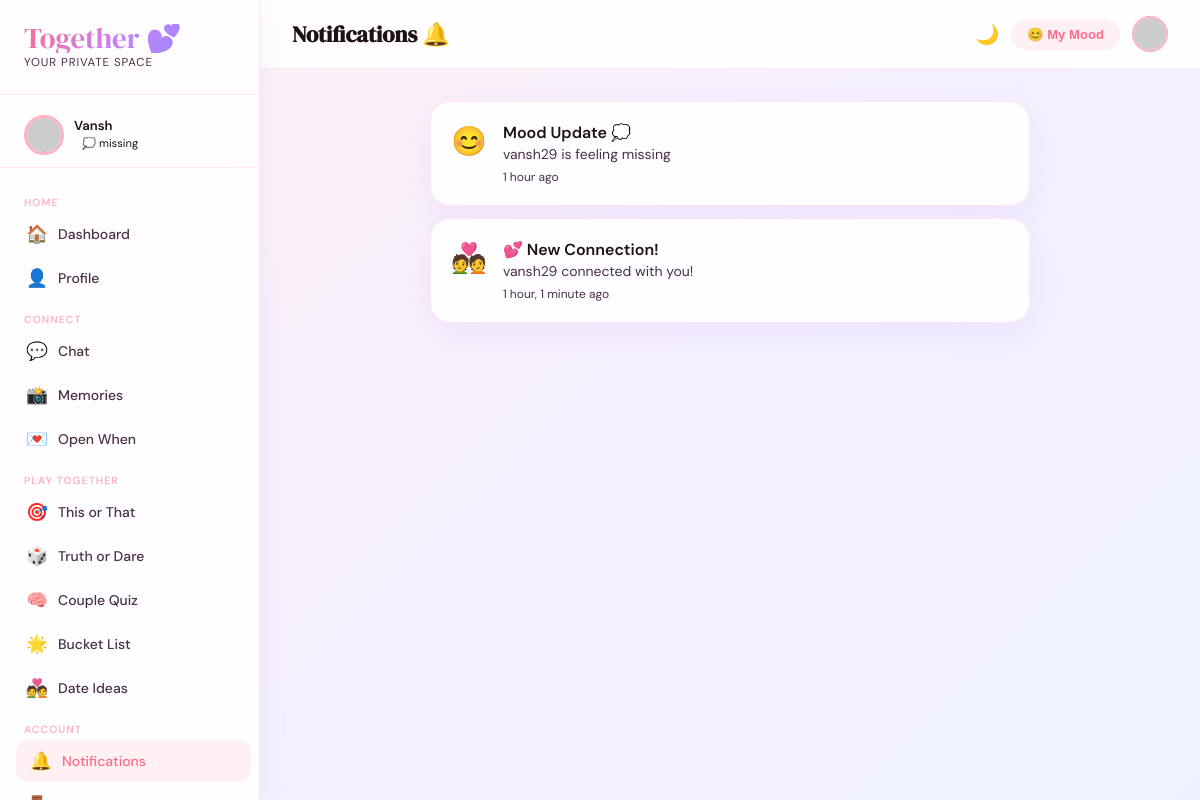
Screenshot of /features/notifications/ (signed in) with the database file from the repository.
### accounts/models.py (models this page shows, shortened)
class User(AbstractUser):
    avatar = models.ImageField(upload_to='avatars/', null=True, blank=True)
    bio = models.TextField(blank=True)
    nickname = models.CharField(max_length=50, blank=True)
    invite_code = models.UUIDField(default=uuid.uuid4, unique=True, editable=False)
    partner = models.OneToOneField('self', null=True, blank=True, on_delete=models.SET_NULL, related_name='partner_of')
    couple_since = models.DateField(null=True, blank=True)
    anniversary = models.DateField(null=True, blank=True)
    next_meeting = models.DateField(null=True, blank=True)
    current_mood = models.CharField(max_length=50, blank=True, default='happy')
    mood_message = models.CharField(max_length=200, blank=True)
    streak_count = models.IntegerField(default=0)
    last_active = models.DateTimeField(auto_now=True)
    theme_preference = models.CharField(max_length=20, default='light', choices=[('light','Light'),('dark','Dark')])
    def get_avatar_url(self):
        if self.avatar:
            return self.avatar.url
        return f"https://api.dicebear.com/7.x/adventurer/svg?seed={self.username}"
    def is_coupled(self):
        return self.partner is not None

### features/models.py (models this page shows)
class Notification(models.Model):
    user = models.ForeignKey(settings.AUTH_USER_MODEL, on_delete=models.CASCADE)
    title = models.CharField(max_length=200)
    message = models.TextField()
    notif_type = models.CharField(max_length=30, default='general')
    is_read = models.BooleanField(default=False)
    created_at = models.DateTimeField(auto_now_add=True)
    class Meta:
        ordering = ['-created_at']

### features/views.py (the view)
@login_required
def notifications(request):
    notifs = Notification.objects.filter(user=request.user)
    notifs.filter(is_read=False).update(is_read=True)
    return render(request, 'features/notifications.html', {'notifications': notifs})

### templates/features/notifications.html (shortened to what this page needs)
{% extends 'base.html' %}
{% block nav_notif %}active{% endblock %}
{% block page_title %}Notifications 🔔{% endblock %}
{% block content %}
{% load static %}
<div style="max-width:600px;margin:0 auto;" class="fade-in">
  {% if notifications %}
  <div style="display:flex;flex-direction:column;gap:12px;">
    {% for notif in notifications %}
    <div class="glass-card" style="padding:20px;display:flex;align-items:flex-start;gap:16px;{% if not notif.is_read %}border-left:3px solid var(--rose);{% endif %}">
      <div style="font-size:1.8rem;flex-shrink:0;">
        {% if notif.notif_type == 'couple' %}💑
        {% elif notif.notif_type == 'mood' %}😊
        {% elif notif.notif_type == 'open_when' %}💌
        {% elif notif.notif_type == 'memory' %}📸
        {% else %}🔔{% endif %}
      </div>
      <div style="flex:1;">
        <div style="font-weight:600;color:var(--ink);margin-bottom:2px;">{{ notif.title }}</div>
        <div style="color:var(--ink-soft);font-size:0.875rem;margin-bottom:6px;">{{ notif.message }}</div>
        <div style="font-size:0.75rem;color:var(--ink-soft);">{{ notif.created_at|timesince }} ago</div>
      </div>
    </div>
    {% endfor %}
  </div>
  {% endif %}
</div>
{% endblock %}

### templates/base.html (shortened to what this page needs)
<!DOCTYPE html>
<html lang="en" data-theme="{{ request.user.theme_preference|default:'light' }}">
<head>
  <link rel="stylesheet" href="https://cdnjs.cloudflare.com/ajax/libs/font-awesome/6.5.0/css/all.min.css">
  {% load static %}
  <link rel="stylesheet" href="{% static 'css/together.css' %}">
</head>
<body>
{% if user.is_authenticated %}
<aside class="sidebar" id="sidebar">
  <div class="sidebar-logo">
    <div class="brand">Together 💕</div>
    <div class="tagline">your private space</div>
  </div>
  {% if user.is_coupled %}
  <div style="padding: 12px 24px; border-bottom: 1px solid var(--card-border); margin-bottom: 8px;">
    <div style="display:flex;align-items:center;gap:10px;">
      <img src="{{ user.partner.get_avatar_url }}" alt="partner" class="partner-avatar" style="width:40px;height:40px;">
      <div>
        <div style="font-size:0.82rem;font-weight:600;color:var(--ink);">{{ user.partner.first_name|default:user.partner.username }}</div>
        <div class="partner-mood" style="font-size:0.7rem;padding:2px 8px;">
          {% if user.partner.current_mood == 'happy' %}😊
          {% elif user.partner.current_mood == 'missing' %}💭
          {% elif user.partner.current_mood == 'busy' %}💼
          {% elif user.partner.current_mood == 'tired' %}😴
          {% elif user.partner.current_mood == 'sad' %}😢
          {% elif user.partner.current_mood == 'excited' %}🎉
          {% elif user.partner.current_mood == 'love' %}❤️
          {% else %}✨{% endif %}
          {{ user.partner.current_mood|default:"online" }}
        </div>
      </div>
    </div>
  </div>
  {% endif %}
  <nav class="sidebar-nav">
    <div class="nav-section-title">Home</div>
    <a href="{% url 'dashboard' %}" class="nav-link {% block nav_dashboard %}{% endblock %}">
      <span class="icon">🏠</span> Dashboard
    </a>
    <a href="{% url 'profile' %}" class="nav-link {% block nav_profile %}{% endblock %}">
      <span class="icon">👤</span> Profile
    </a>
    <div class="nav-section-title">Connect</div>
    <a href="{% url 'chat' %}" class="nav-link {% block nav_chat %}{% endblock %}">
      <span class="icon">💬</span> Chat
    </a>
    <a href="{% url 'memory_list' %}" class="nav-link {% block nav_memories %}{% endblock %}">
      <span class="icon">📸</span> Memories
    </a>
    <a href="{% url 'open_when_list' %}" class="nav-link {% block nav_openwhen %}{% endblock %}">
      <span class="icon">💌</span> Open When
    </a>
    <div class="nav-section-title">Play Together</div>
    <a href="{% url 'this_or_that' %}" class="nav-link {% block nav_tot %}{% endblock %}">
      <span class="icon">🎯</span> This or That
    </a>
    <a href="{% url 'truth_or_dare' %}" class="nav-link {% block nav_tod %}{% endblock %}">
      <span class="icon">🎲</span> Truth or Dare
    </a>
    <a href="{% url 'quiz' %}" class="nav-link {% block nav_quiz %}{% endblock %}">
      <span class="icon">🧠</span> Couple Quiz
    </a>
    <a href="{% url 'bucket_list' %}" class="nav-link {% block nav_bucket %}{% endblock %}">
      <span class="icon">🌟</span> Bucket List
    </a>
    <a href="{% url 'date_ideas' %}" class="nav-link {% block nav_date %}{% endblock %}">
      <span class="icon">💑</span> Date Ideas
    </a>
    <div class="nav-section-title">Account</div>
    <a href="{% url 'notifications' %}" class="nav-link {% block nav_notif %}{% endblock %}">
      <span class="icon">🔔</span> Notifications
    </a>
    <a href="{% url 'logout' %}" class="nav-link">
      <span class="icon">🚪</span> Log Out
    </a>
  </nav>
</aside>
<div class="main-content">
  <div class="topbar">
    <div style="display:flex;align-items:center;gap:16px;">
      <h1 class="topbar-title">{% block page_title %}{% endblock %}</h1>
    </div>
    <div style="display:flex;align-items:center;gap:12px;">
      <button onclick="toggleTheme()" style="background:none;border:none;cursor:pointer;font-size:1.2rem;" title="Toggle theme">
        <span id="themeIcon">{% if request.user.theme_preference == 'dark' %}☀️{% else %}🌙{% endif %}</span>
      </button>
      <div style="position:relative;">
        <button onclick="document.getElementById('moodPicker').classList.toggle('show')" style="background:var(--rose-pale);border:none;padding:8px 16px;border-radius:50px;cursor:pointer;font-size:0.82rem;color:var(--rose);font-weight:600;">
          {% if request.user.current_mood == 'happy' %}😊
          {% elif request.user.current_mood == 'missing' %}💭
          {% elif request.user.current_mood == 'busy' %}💼
          {% elif request.user.current_mood == 'sad' %}😢
          {% elif request.user.current_mood == 'excited' %}🎉
          {% else %}✨{% endif %}
          My Mood
        </button>
      </div>
      <img src="{{ request.user.get_avatar_url }}" alt="me" style="width:36px;height:36px;border-radius:50%;object-fit:cover;border:2px solid var(--rose-light);">
    </div>
  </div>
  <div class="content-area">
    {% block content %}{% endblock %}
  </div>
</div>
{% else %}
{% block fullpage %}{% endblock %}
{% endif %}
</body>
</html>

### static/css/together.css (style rules this page uses)
:root { --rose: #FF6B8A; --rose-light: #FFB3C1; --rose-pale: #FFF0F3; --mauve: #C084FC; --mauve-light: #E9D5FF; --amber: #F59E0B; --teal: #14B8A6; --cream: #FEFCE8; --ink: #1C1019; --ink-soft: #4A3048; --mist: #F5F0F6; --card-bg: rgba(255,255,255,0.85); --card-border: rgba(255,107,138,0.15); --shadow: 0 8px 32px rgba(192, 132, 252, 0.12); --shadow-hover: 0 16px 48px rgba(255,107,138,0.2); --radius: 20px; --radius-sm: 12px; --sidebar-w: 260px; --gradient: linear-gradient(135deg, #FF6B8A 0%, #C084FC 50%, #818CF8 100%); --gradient-soft: linear-gradient(135deg, #FFF0F3 0%, #F5F0FF 50%, #EEF2FF 100%); }
* { box-sizing: border-box; margin: 0; padding: 0; }
body { font-family: 'DM Sans', sans-serif; background: var(--gradient-soft); color: var(--ink); min-height: 100vh; background-attachment: fixed; }
.sidebar { position: fixed; left: 0; top: 0; bottom: 0; width: var(--sidebar-w); background: var(--card-bg); backdrop-filter: blur(20px); -webkit-backdrop-filter: blur(20px); border-right: 1px solid var(--card-border); z-index: 100; display: flex; flex-direction: column; padding: 24px 0; box-shadow: 4px 0 24px rgba(192,132,252,0.08); transition: transform 0.3s ease; overflow-y: auto; }
.sidebar-logo { padding: 0 24px 24px; border-bottom: 1px solid var(--card-border); margin-bottom: 8px; }
.sidebar-logo .brand { font-family: 'DM Serif Display', serif; font-size: 1.8rem; background: var(--gradient); -webkit-background-clip: text; -webkit-text-fill-color: transparent; background-clip: text; line-height: 1; }
.sidebar-logo .tagline { font-size: 0.72rem; color: var(--ink-soft); letter-spacing: 0.08em; text-transform: uppercase; margin-top: 2px; }
.sidebar-nav { flex: 1; padding: 8px 12px; }
.nav-section-title { font-size: 0.65rem; text-transform: uppercase; letter-spacing: 0.1em; color: var(--rose-light); padding: 12px 12px 4px; font-weight: 600; }
.nav-link { display: flex; align-items: center; gap: 10px; padding: 10px 14px; border-radius: var(--radius-sm); color: var(--ink-soft); text-decoration: none; font-size: 0.875rem; font-weight: 500; transition: all 0.2s ease; margin-bottom: 2px; }
.nav-link:hover, .nav-link.active { background: var(--rose-pale); color: var(--rose); transform: translateX(4px); }
.nav-link .icon { font-size: 1.1rem; width: 22px; text-align: center; }
.main-content { margin-left: var(--sidebar-w); min-height: 100vh; position: relative; z-index: 1; }
.topbar { position: sticky; top: 0; background: var(--card-bg); backdrop-filter: blur(20px); -webkit-backdrop-filter: blur(20px); border-bottom: 1px solid var(--card-border); padding: 16px 32px; display: flex; align-items: center; justify-content: space-between; z-index: 50; }
.topbar-title { font-family: 'DM Serif Display', serif; font-size: 1.4rem; color: var(--ink); }
.content-area { padding: 32px; }
.glass-card { background: var(--card-bg); backdrop-filter: blur(20px); -webkit-backdrop-filter: blur(20px); border: 1px solid var(--card-border); border-radius: var(--radius); box-shadow: var(--shadow); transition: transform 0.25s ease, box-shadow 0.25s ease; }
.partner-avatar { width: 64px; height: 64px; border-radius: 50%; object-fit: cover; border: 3px solid var(--rose-light); }
.fade-in { animation: fadeIn 0.5s ease both; }

### rows the page displays
User: partner.first_name "Vansh", partner.current_mood "missing"
Notification: title "Mood Update 💭", message "vansh29 is feeling missing", created_at "1 hour"
Notification: title "💕 New Connection!", message "vansh29 connected with you!", created_at "1 hour, 1 minute"
